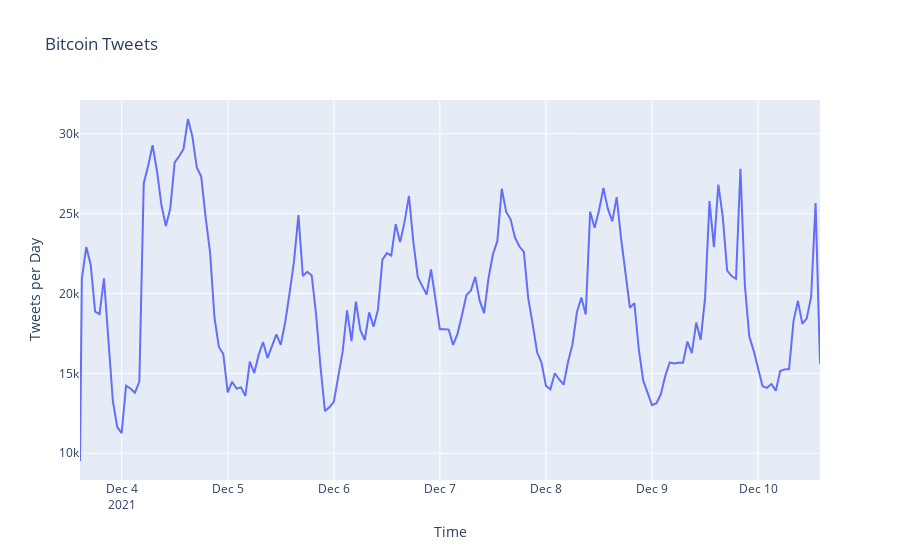

The notebook cell saved with this chart:
### Code cell
figure = px.line(tweet_counts_df, x='start', y='hour_count',
    labels={'start': 'Time', 'hour_count': 'Tweets per Day'},
    title= 'Bitcoin Tweets'
)

figure.show()

### Figure 1 — Plotly figure (JSON) as saved in the notebook; plotly's stock layout.template omitted (floating-point values rounded to 4 significant figures; data arrays with more than 128 entries replaced by an {"elided": "..."} marker saying what was removed)
{"data": [{"hovertemplate": "Time=%{x}<br>Tweets per Day=%{y}<extra></extra>", "legendgroup": "", "line": {"color": "#636efa", "dash": "solid"}, "marker": {"symbol": "circle"}, "mode": "lines", "name": "", "orientation": "v", "showlegend": false, "type": "scatter", "x": {"elided": "169 str values"}, "xaxis": "x", "y": {"elided": "169 int values"}, "yaxis": "y"}], "layout": {"legend": {"tracegroupgap": 0}, "title": {"text": "Bitcoin Tweets"}, "xaxis": {"anchor": "y", "domain": [0, 1], "title": {"text": "Time"}}, "yaxis": {"anchor": "x", "domain": [0, 1], "title": {"text": "Tweets per Day"}}}}
